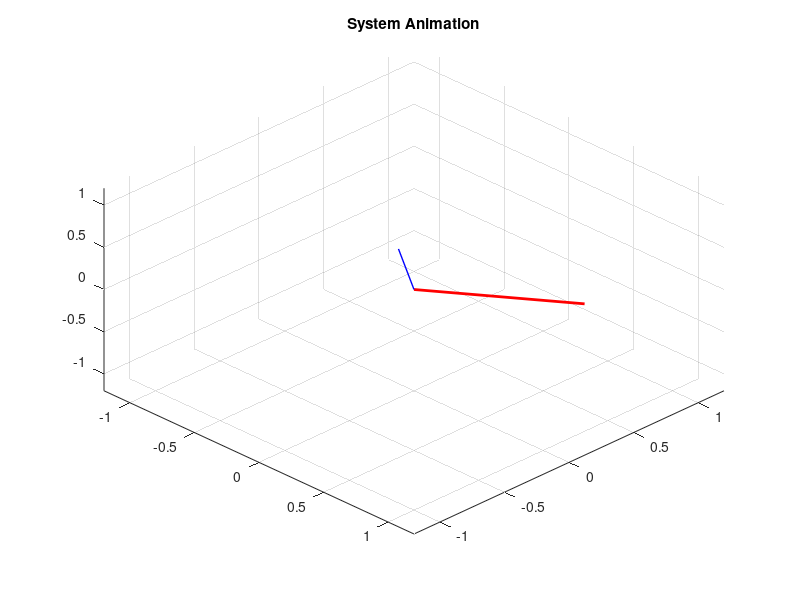

Here is the MATLAB script that generated this plot:
close;

%filename = input('Filename: ');

load vec.dat
h = length(vec);

hold on;
xlim([-1.2 1.2])
ylim([-1.2 1.2])
zlim([-1.2 1.2])
title("System Animation")

vectorLine = plot3([0,1],[0,1],[0,1], 'r', 'Linewidth', 2);
rollLine = plot3([0,0],[0,0],[0,0], 'b', 'Linewidth', 1); 
view(45,45);
grid on;

for ii = 1:h
    set(vectorLine,'XData',[0,vec(ii,1)],'YData',[0,vec(ii,2)],'ZData',[0,vec(ii,3)]);
    set(rollLine,'XData',[0,vec(ii,4)]/2,'YData',[0,vec(ii,5)]/2,'ZData',[0,vec(ii,6)]/2);
    pause(0.05)
    drawnow
end
